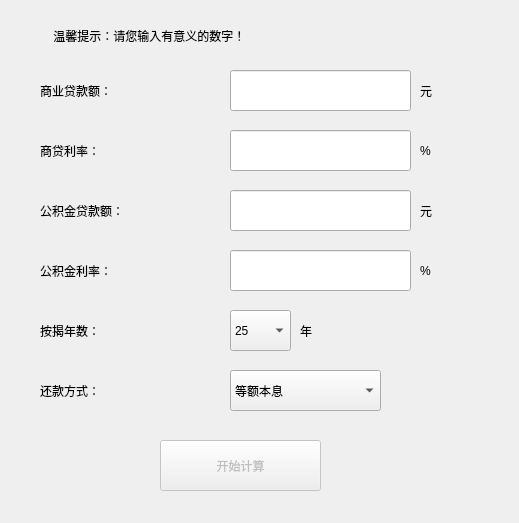
<?xml version="1.0" encoding="UTF-8"?>
<ui version="4.0">
 <class>zuhexingdaikuan</class>
 <widget class="QWidget" name="zuhexingdaikuan">
  <property name="geometry">
   <rect>
    <x>0</x>
    <y>0</y>
    <width>519</width>
    <height>523</height>
   </rect>
  </property>
  <property name="windowTitle">
   <string>组合型贷款</string>
  </property>
  <widget class="QPushButton" name="pushButton_kaishiJisuan">
   <property name="enabled">
    <bool>false</bool>
   </property>
   <property name="geometry">
    <rect>
     <x>160</x>
     <y>440</y>
     <width>161</width>
     <height>51</height>
    </rect>
   </property>
   <property name="text">
    <string>开始计算</string>
   </property>
  </widget>
  <widget class="QLabel" name="label_7">
   <property name="geometry">
    <rect>
     <x>420</x>
     <y>70</y>
     <width>54</width>
     <height>41</height>
    </rect>
   </property>
   <property name="text">
    <string>元</string>
   </property>
  </widget>
  <widget class="QLabel" name="label_8">
   <property name="geometry">
    <rect>
     <x>420</x>
     <y>130</y>
     <width>54</width>
     <height>41</height>
    </rect>
   </property>
   <property name="text">
    <string>%</string>
   </property>
  </widget>
  <widget class="QLabel" name="label_9">
   <property name="geometry">
    <rect>
     <x>420</x>
     <y>190</y>
     <width>54</width>
     <height>41</height>
    </rect>
   </property>
   <property name="text">
    <string>元</string>
   </property>
  </widget>
  <widget class="QLabel" name="label_10">
   <property name="geometry">
    <rect>
     <x>420</x>
     <y>250</y>
     <width>54</width>
     <height>41</height>
    </rect>
   </property>
   <property name="text">
    <string>%</string>
   </property>
  </widget>
  <widget class="QLabel" name="label_11">
   <property name="geometry">
    <rect>
     <x>300</x>
     <y>310</y>
     <width>54</width>
     <height>41</height>
    </rect>
   </property>
   <property name="text">
    <string>年</string>
   </property>
  </widget>
  <widget class="QLabel" name="label_3">
   <property name="geometry">
    <rect>
     <x>40</x>
     <y>190</y>
     <width>181</width>
     <height>41</height>
    </rect>
   </property>
   <property name="text">
    <string>公积金贷款额：</string>
   </property>
  </widget>
  <widget class="QLineEdit" name="lineEdit_gongjijinDaikuane">
   <property name="geometry">
    <rect>
     <x>230</x>
     <y>190</y>
     <width>181</width>
     <height>41</height>
    </rect>
   </property>
  </widget>
  <widget class="QComboBox" name="comboBox_huankuanFangshi">
   <property name="geometry">
    <rect>
     <x>230</x>
     <y>370</y>
     <width>151</width>
     <height>41</height>
    </rect>
   </property>
   <item>
    <property name="text">
     <string>等额本息</string>
    </property>
   </item>
   <item>
    <property name="text">
     <string>等额本金</string>
    </property>
   </item>
  </widget>
  <widget class="QLabel" name="label_6">
   <property name="geometry">
    <rect>
     <x>40</x>
     <y>370</y>
     <width>131</width>
     <height>41</height>
    </rect>
   </property>
   <property name="text">
    <string>还款方式：    </string>
   </property>
  </widget>
  <widget class="QComboBox" name="comboBox_anjieNianshu">
   <property name="geometry">
    <rect>
     <x>230</x>
     <y>310</y>
     <width>61</width>
     <height>41</height>
    </rect>
   </property>
   <item>
    <property name="text">
     <string>25</string>
    </property>
   </item>
   <item>
    <property name="text">
     <string>24</string>
    </property>
   </item>
   <item>
    <property name="text">
     <string>23</string>
    </property>
   </item>
   <item>
    <property name="text">
     <string>22</string>
    </property>
   </item>
   <item>
    <property name="text">
     <string>21</string>
    </property>
   </item>
   <item>
    <property name="text">
     <string>20</string>
    </property>
   </item>
   <item>
    <property name="text">
     <string>19</string>
    </property>
   </item>
   <item>
    <property name="text">
     <string>18</string>
    </property>
   </item>
   <item>
    <property name="text">
     <string>17</string>
    </property>
   </item>
   <item>
    <property name="text">
     <string>16</string>
    </property>
   </item>
   <item>
    <property name="text">
     <string>15</string>
    </property>
   </item>
   <item>
    <property name="text">
     <string>14</string>
    </property>
   </item>
   <item>
    <property name="text">
     <string>13</string>
    </property>
   </item>
   <item>
    <property name="text">
     <string>12</string>
    </property>
   </item>
   <item>
    <property name="text">
     <string>11</string>
    </property>
   </item>
   <item>
    <property name="text">
     <string>10</string>
    </property>
   </item>
   <item>
    <property name="text">
     <string>9</string>
    </property>
   </item>
   <item>
    <property name="text">
     <string>8</string>
    </property>
   </item>
   <item>
    <property name="text">
     <string>7</string>
    </property>
   </item>
   <item>
    <property name="text">
     <string>6</string>
    </property>
   </item>
   <item>
    <property name="text">
     <string>5</string>
    </property>
   </item>
   <item>
    <property name="text">
     <string>4</string>
    </property>
   </item>
   <item>
    <property name="text">
     <string>3</string>
    </property>
   </item>
   <item>
    <property name="text">
     <string>2</string>
    </property>
   </item>
   <item>
    <property name="text">
     <string>1</string>
    </property>
   </item>
  </widget>
  <widget class="QLabel" name="label_5">
   <property name="geometry">
    <rect>
     <x>40</x>
     <y>310</y>
     <width>131</width>
     <height>41</height>
    </rect>
   </property>
   <property name="text">
    <string>按揭年数：    </string>
   </property>
  </widget>
  <widget class="QLabel" name="label_4">
   <property name="geometry">
    <rect>
     <x>40</x>
     <y>250</y>
     <width>131</width>
     <height>41</height>
    </rect>
   </property>
   <property name="text">
    <string>公积金利率：  </string>
   </property>
  </widget>
  <widget class="QLineEdit" name="lineEdit_gongjijinLilv">
   <property name="geometry">
    <rect>
     <x>230</x>
     <y>250</y>
     <width>181</width>
     <height>41</height>
    </rect>
   </property>
  </widget>
  <widget class="QLabel" name="label_2">
   <property name="geometry">
    <rect>
     <x>40</x>
     <y>130</y>
     <width>131</width>
     <height>41</height>
    </rect>
   </property>
   <property name="text">
    <string>商贷利率：    </string>
   </property>
  </widget>
  <widget class="QLineEdit" name="lineEdit_shangdaiLilv">
   <property name="geometry">
    <rect>
     <x>230</x>
     <y>130</y>
     <width>181</width>
     <height>41</height>
    </rect>
   </property>
  </widget>
  <widget class="QLabel" name="label">
   <property name="geometry">
    <rect>
     <x>40</x>
     <y>70</y>
     <width>131</width>
     <height>41</height>
    </rect>
   </property>
   <property name="text">
    <string>商业贷款额：  </string>
   </property>
  </widget>
  <widget class="QLineEdit" name="lineEdit_shangyeDaikuane">
   <property name="geometry">
    <rect>
     <x>230</x>
     <y>70</y>
     <width>181</width>
     <height>41</height>
    </rect>
   </property>
  </widget>
  <widget class="QLabel" name="label_12">
   <property name="geometry">
    <rect>
     <x>50</x>
     <y>20</y>
     <width>421</width>
     <height>31</height>
    </rect>
   </property>
   <property name="text">
    <string> 温馨提示：请您输入有意义的数字！</string>
   </property>
  </widget>
 </widget>
 <resources/>
 <connections>
  <connection>
   <sender>lineEdit_shangyeDaikuane</sender>
   <signal>textChanged(QString)</signal>
   <receiver>zuhexingdaikuan</receiver>
   <slot>on_text_changed()</slot>
   <hints>
    <hint type="sourcelabel">
     <x>208</x>
     <y>32</y>
    </hint>
    <hint type="destinationlabel">
     <x>297</x>
     <y>5</y>
    </hint>
   </hints>
  </connection>
  <connection>
   <sender>lineEdit_shangdaiLilv</sender>
   <signal>textChanged(QString)</signal>
   <receiver>zuhexingdaikuan</receiver>
   <slot>on_text_changed()</slot>
   <hints>
    <hint type="sourcelabel">
     <x>226</x>
     <y>68</y>
    </hint>
    <hint type="destinationlabel">
     <x>324</x>
     <y>50</y>
    </hint>
   </hints>
  </connection>
  <connection>
   <sender>lineEdit_gongjijinDaikuane</sender>
   <signal>textChanged(QString)</signal>
   <receiver>zuhexingdaikuan</receiver>
   <slot>on_text_changed()</slot>
   <hints>
    <hint type="sourcelabel">
     <x>190</x>
     <y>107</y>
    </hint>
    <hint type="destinationlabel">
     <x>342</x>
     <y>101</y>
    </hint>
   </hints>
  </connection>
  <connection>
   <sender>lineEdit_gongjijinLilv</sender>
   <signal>textChanged(QString)</signal>
   <receiver>zuhexingdaikuan</receiver>
   <slot>on_text_changed()</slot>
   <hints>
    <hint type="sourcelabel">
     <x>199</x>
     <y>137</y>
    </hint>
    <hint type="destinationlabel">
     <x>339</x>
     <y>170</y>
    </hint>
   </hints>
  </connection>
 </connections>
 <slots>
  <slot>on_text_changed()</slot>
 </slots>
</ui>
